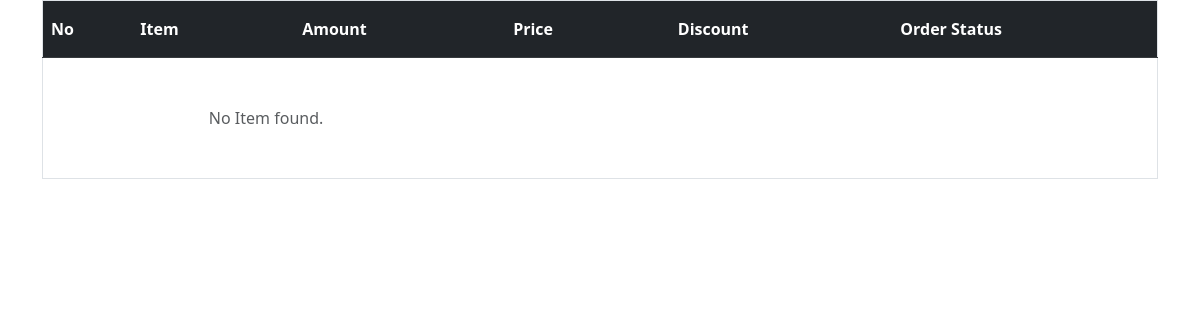
/order/detail/2/, run on an earlier commit of the app's database.
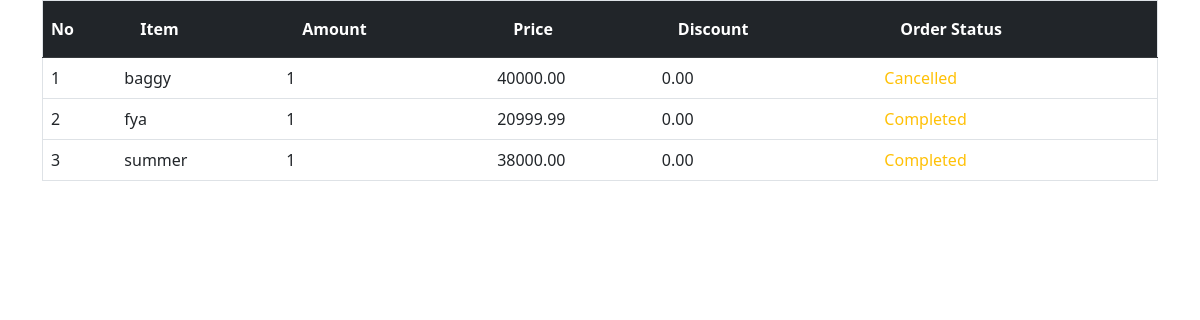
And on a later commit of the database.
### my_app/models.py (models this page shows, shortened)
class OrderDetail(models.Model):
    item = models.ForeignKey(
        'Item',
        on_delete=models.PROTECT, # ပစ္စည်းစာရင်းကို ဖျက်လိုက်ပေမယ့် ရောင်းရတဲ့စာရင်း မပျက်စေချင်လို့ PROTECT သုံးတာ ပိုကောင်းပါတယ်
        related_name='orders_detail'
    )
    order_id =  models.ForeignKey(
        'Order',
        on_delete=models.PROTECT, # ပစ္စည်းစာရင်းကို ဖျက်လိုက်ပေမယ့် ရောင်းရတဲ့စာရင်း မပျက်စေချင်လို့ PROTECT သုံးတာ ပိုကောင်းပါတယ်
        related_name='order'
    )
    amount = models.IntegerField() # ဘယ်နှခုရောင်းရသလဲ
    price = models.DecimalField(max_digits=10, decimal_places=2)    # ရောင်းရစဉ်က ဈေးနှုန်း
    discount = models.DecimalField(max_digits=10, decimal_places=2, default=0.00) # ရောင်းရစဉ်က လျှော့ဈေး
    order_status = models.CharField(
        max_length=20,
        choices=ORDER_STATUS_CHOICES,
        default='pending'
    )
    is_deleted = models.BooleanField(default=False)
    created_at = models.DateTimeField(auto_now_add=True)
    updated_at = models.DateTimeField(auto_now=True)

class Item(models.Model):
    sub_category = models.ForeignKey(
        'SubCategory',
        on_delete=models.CASCADE,
        related_name='items'
    )
    created_by = models.ForeignKey(
        User,
        on_delete=models.SET_NULL,
        null=True,
        related_name='items_created'
    )
    name = models.CharField(max_length=200)
    amount = models.IntegerField(default=0)      # လက်ကျန်အရေအတွက်
    size = models.CharField(max_length=50, blank=True, null=True) # ဥပမာ- Large, 42, 10-inch
    buy_price = models.DecimalField(max_digits=10, decimal_places=2)
    sale_price = models.DecimalField(max_digits=10, decimal_places=2)
    is_discount = models.BooleanField(default=False)
    discount = models.DecimalField(max_digits=10, decimal_places=2, default=0.00)
    is_deleted = models.BooleanField(default=False)
    created_at = models.DateTimeField(auto_now_add=True)
    updated_at = models.DateTimeField(auto_now=True)
    image = models.ImageField(upload_to='items/', null=True, blank=True)

### my_app/views.py (the view)
# urls.py: path('order/detail/<int:pk>/', views.order_detail, name='order_detail'),
def order_detail(request, pk):
    order_items = OrderDetail.objects.filter(order_id=pk)
    paginator = Paginator(order_items, 10)
    page_number = request.GET.get('page')
    page_obj = paginator.get_page(page_number)
    return render(request, 'order/order_detail.html', {'order_items': page_obj})

### templates/order/order_detail.html (shortened to what this page needs)
{% extends 'base.html' %}
    {% block content %}
    <div class="main-card">
        <div class="table-responsive">
            <table class="table table-hover border">
                <thead class="table-dark">
                    <tr>
                         <th class="py-3">No</th>
                        <th class="py-3 px-4">Item</th>
                        <th class="py-3 px-4">Amount</th>
                        <th class="py-3 px-4">Price</th>
                        <th class="py-3 px-4">Discount</th>
                        <th class="py-3 px-4">Order Status</th>
                    </tr>
                </thead>
                <tbody>
                    {% for item in order_items %}
                    <tr>
                        <td>{{ order_items.start_index|add:forloop.counter0 }}</td>
                        <td>{{ item.item.name }}</td>
                        <td>{{ item.amount }}</td>
                        <td>{{ item.price }}</td>
                        <td>{{ item.discount }}</td>
                        <td>
                           <span class="fw-medium text-capitalize text-warning">{{ item.order_status }}</span>
                        </td>
                    </tr>
                    {% empty %}
                    <tr>
                        <td colspan="3" class="text-center py-5 text-muted">
                            No Item found.
                        </td>
                    </tr>
                    {% endfor %}
                </tbody>
            </table>
        </div>
    </div>
    {% endblock %}

What changed in the data, as far as the page shows it:
now on this page (row edited): OrderDetail: start_index|add "1", item.name "baggy", amount "1", price "40000.00", discount "0.00", order_status "Cancelled"
now on this page (row edited): OrderDetail: start_index|add "2", item.name "fya", amount "1", price "20999.99", discount "0.00", order_status "Completed"
now on this page (row edited): OrderDetail: start_index|add "3", item.name "summer", amount "1", price "38000.00", discount "0.00", order_status "Completed"
Also different on the page:
text no longer shown: "No Item found."
